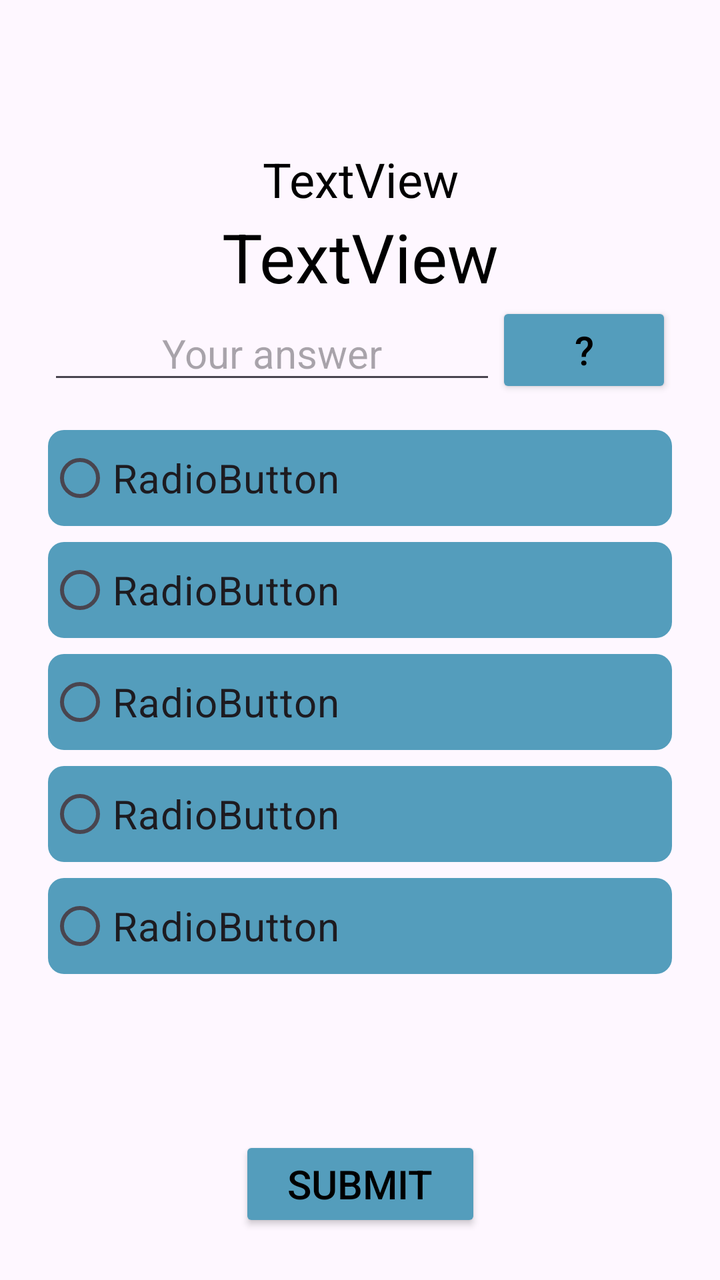
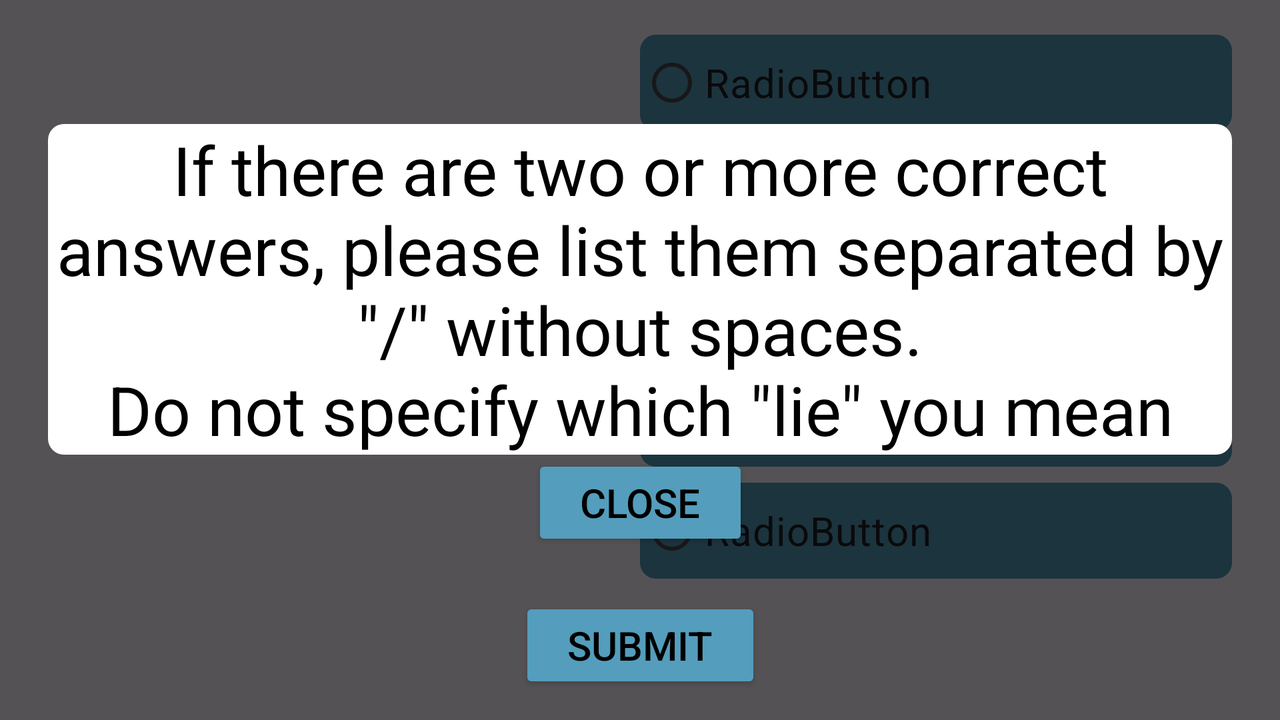

First picture: res/layout/ on a phone held upright. Second picture: the repository's own variant of that layout, on a device whose configuration matches the variant's folder. Source for both follows.
<!-- AndroidManifest.xml: application theme Theme.IrregularVerbs -->
<!-- res/layout/activity_test1.xml -->
<?xml version="1.0" encoding="utf-8"?>
<androidx.constraintlayout.widget.ConstraintLayout xmlns:android="http://schemas.android.com/apk/res/android"
    xmlns:app="http://schemas.android.com/apk/res-auto"
    xmlns:tools="http://schemas.android.com/tools"
    android:id="@+id/main"
    android:layout_width="match_parent"
    android:layout_height="match_parent"
    tools:context=".TestActivity1">

    <LinearLayout
        android:id="@+id/setupBlock"
        android:layout_width="0dp"
        android:layout_height="wrap_content"
        android:layout_marginStart="24dp"
        android:layout_marginEnd="24dp"
        android:orientation="vertical"
        app:layout_constraintBottom_toBottomOf="parent"
        app:layout_constraintEnd_toEndOf="parent"
        app:layout_constraintStart_toStartOf="parent"
        app:layout_constraintTop_toTopOf="parent"
        tools:visibility="gone">

        <TextView
            android:id="@+id/textView"
            android:layout_width="match_parent"
            android:layout_height="wrap_content"
            android:padding="4dp"
            android:text="@string/setup_instructions"
            android:textSize="20sp" />

        <TextView
            android:id="@+id/textView7"
            android:layout_width="match_parent"
            android:layout_height="wrap_content"
            android:padding="4dp"
            android:text="@string/error_to_few_verbs"
            android:textSize="20sp" />

        <LinearLayout
            android:layout_width="match_parent"
            android:layout_height="match_parent"
            android:orientation="horizontal">

            <TextView
                android:id="@+id/textView5"
                android:layout_width="wrap_content"
                android:layout_height="wrap_content"
                android:layout_weight="1"
                android:text="@string/from"
                android:textAlignment="textEnd" />

            <EditText
                android:id="@+id/fromInput"
                android:layout_width="50dp"
                android:layout_height="wrap_content"
                android:layout_weight="1"
                android:digits="3"
                android:ems="10"
                android:importantForAutofill="no"
                android:inputType="number"
                android:text="1"
                android:textSize="24sp" />

            <TextView
                android:id="@+id/textView6"
                android:layout_width="wrap_content"
                android:layout_height="wrap_content"
                android:layout_weight="1"
                android:text="@string/to"
                android:textAlignment="textEnd" />

            <EditText
                android:id="@+id/toInput"
                android:layout_width="50dp"
                android:layout_height="wrap_content"
                android:layout_weight="1"
                android:digits="3"
                android:ems="10"
                android:inputType="number"
                android:text="5"
                android:textSize="24sp" />
        </LinearLayout>

        <Button
            android:id="@+id/testSetupSubmitBtn"
            style="@style/Widget.AppCompat.Button.Colored"
            android:layout_width="match_parent"
            android:layout_height="wrap_content"
            android:text="@string/submit_button"
            android:textSize="20sp" />

        <androidx.appcompat.widget.SwitchCompat
            android:id="@+id/dontAskBtn"
            android:layout_width="match_parent"
            android:layout_height="wrap_content"
            android:checked="false"
            android:text="@string/dont_ask"
            android:textSize="20sp"
            app:thumbTint="?attr/colorPrimaryVariant"
            app:trackTint="?attr/colorSecondary" />

    </LinearLayout>

    <androidx.constraintlayout.widget.ConstraintLayout
        android:id="@+id/questionBlock"
        android:layout_width="match_parent"
        android:layout_height="match_parent"
        android:visibility="gone"
        app:layout_constraintBottom_toBottomOf="parent"
        app:layout_constraintEnd_toEndOf="parent"
        app:layout_constraintStart_toStartOf="parent"
        app:layout_constraintTop_toTopOf="parent"
        tools:visibility="visible">

        <Button
            android:id="@+id/qSubmitBtn"
            style="@style/Widget.AppCompat.Button.Colored"
            android:layout_width="wrap_content"
            android:layout_height="wrap_content"
            android:layout_marginBottom="24dp"
            android:text="@string/submit_button"
            android:textColor="?android:attr/colorForeground"
            android:textSize="20sp"
            app:layout_constraintBottom_toBottomOf="parent"
            app:layout_constraintEnd_toEndOf="parent"
            app:layout_constraintStart_toStartOf="parent" />

        <LinearLayout
            android:id="@+id/linearLayout3"
            android:layout_width="0dp"
            android:layout_height="wrap_content"
            android:layout_marginStart="24dp"
            android:layout_marginTop="24dp"
            android:layout_marginEnd="24dp"
            android:layout_marginBottom="16dp"
            android:orientation="vertical"
            app:layout_constraintBottom_toTopOf="@+id/qSubmitBtn"
            app:layout_constraintEnd_toEndOf="parent"
            app:layout_constraintStart_toStartOf="parent"
            app:layout_constraintTop_toTopOf="parent">

            <LinearLayout
                android:layout_width="match_parent"
                android:layout_height="match_parent"
                android:orientation="vertical">

                <TextView
                    android:id="@+id/task"
                    android:layout_width="match_parent"
                    android:layout_height="wrap_content"
                    android:gravity="center"
                    android:text="TextView"
                    android:textColor="?android:attr/colorForeground"
                    android:textSize="24sp" />

                <TextView
                    android:id="@+id/verb"
                    android:layout_width="match_parent"
                    android:layout_height="wrap_content"
                    android:gravity="center"
                    android:text="TextView"
                    android:textColor="?android:attr/colorForeground"
                    android:textSize="34sp" />

                <androidx.constraintlayout.widget.ConstraintLayout
                    android:id="@+id/answer_frq_block"
                    android:layout_width="match_parent"
                    android:layout_height="wrap_content"
                    android:visibility="gone"
                    tools:visibility="visible">

                    <EditText
                        android:id="@+id/answer_frq"
                        android:layout_width="0dp"
                        android:layout_height="wrap_content"
                        android:ems="10"
                        android:gravity="center"
                        android:hint="@string/answer_hint"
                        android:inputType="text"
                        android:textColor="?android:attr/colorForeground"
                        android:textSize="20sp"
                        app:layout_constraintBottom_toBottomOf="parent"
                        app:layout_constraintEnd_toStartOf="@+id/infobtn"
                        app:layout_constraintStart_toStartOf="parent"
                        app:layout_constraintTop_toTopOf="parent" />

                    <Button
                        android:id="@+id/infobtn"
                        style="@style/Widget.AppCompat.Button.Colored"
                        android:layout_width="wrap_content"
                        android:layout_height="wrap_content"
                        android:padding="4dp"
                        android:paddingLeft="4dp"
                        android:paddingRight="4dp"
                        android:text="@string/info"
                        android:textColor="?android:attr/colorForeground"
                        android:textSize="20sp"
                        app:layout_constraintBottom_toBottomOf="parent"
                        app:layout_constraintEnd_toEndOf="parent"
                        app:layout_constraintStart_toEndOf="@+id/answer_frq"
                        app:layout_constraintTop_toTopOf="parent" />
                </androidx.constraintlayout.widget.ConstraintLayout>
            </LinearLayout>

            <RadioGroup
                android:id="@+id/radioGroup2"
                android:layout_width="match_parent"
                android:layout_height="match_parent"
                android:layout_marginStart="0dp"
                android:layout_marginTop="16dp"
                android:layout_marginEnd="0dp"
                android:layout_marginBottom="16dp"
                android:padding="0dp">

                <RadioButton
                    android:id="@+id/a1"
                    android:layout_width="match_parent"
                    android:layout_height="wrap_content"
                    android:layout_marginBottom="4dp"
                    android:background="@drawable/stats_background"
                    android:backgroundTint="?attr/colorPrimary"
                    android:text="RadioButton"
                    android:textSize="20sp" />

                <RadioButton
                    android:id="@+id/a2"
                    android:layout_width="match_parent"
                    android:layout_height="wrap_content"
                    android:layout_marginTop="4dp"
                    android:layout_marginBottom="4dp"
                    android:background="@drawable/stats_background"
                    android:backgroundTint="?attr/colorPrimary"
                    android:text="RadioButton"
                    android:textSize="20sp" />

                <RadioButton
                    android:id="@+id/a3"
                    android:layout_width="match_parent"
                    android:layout_height="wrap_content"
                    android:layout_marginTop="4dp"
                    android:layout_marginBottom="4dp"
                    android:background="@drawable/stats_background"
                    android:backgroundTint="?attr/colorPrimary"
                    android:text="RadioButton"
                    android:textSize="20sp" />

                <RadioButton
                    android:id="@+id/a4"
                    android:layout_width="match_parent"
                    android:layout_height="wrap_content"
                    android:layout_marginTop="4dp"
                    android:layout_marginBottom="4dp"
                    android:background="@drawable/stats_background"
                    android:backgroundTint="?attr/colorPrimary"
                    android:text="RadioButton"
                    android:textSize="20sp" />

                <RadioButton
                    android:id="@+id/a5"
                    android:layout_width="match_parent"
                    android:layout_height="wrap_content"
                    android:layout_marginTop="4dp"
                    android:background="@drawable/stats_background"
                    android:backgroundTint="?attr/colorPrimary"
                    android:text="RadioButton"
                    android:textSize="20sp" />
            </RadioGroup>

        </LinearLayout>

        <View
            android:id="@+id/view2"
            android:layout_width="wrap_content"
            android:layout_height="wrap_content"
            android:background="#aa000000"
            android:visibility="gone"
            app:layout_constraintBottom_toBottomOf="parent"
            app:layout_constraintEnd_toEndOf="parent"
            app:layout_constraintStart_toStartOf="parent"
            app:layout_constraintTop_toTopOf="parent" />

        <TextView
            android:id="@+id/instructions"
            android:layout_width="0dp"
            android:layout_height="wrap_content"
            android:layout_marginStart="24dp"
            android:layout_marginEnd="24dp"
            android:background="@drawable/stats_background"
            android:gravity="center"
            android:text="@string/disclaimer"
            android:textColor="@color/black"
            android:textSize="34sp"
            android:visibility="gone"
            app:layout_constraintBottom_toBottomOf="parent"
            app:layout_constraintEnd_toEndOf="parent"
            app:layout_constraintStart_toStartOf="parent"
            app:layout_constraintTop_toTopOf="parent" />

        <Button
            android:id="@+id/button"
            style="@style/Widget.AppCompat.Button.Colored"
            android:layout_width="wrap_content"
            android:layout_height="wrap_content"
            android:text="@string/close"
            android:textSize="20sp"
            android:visibility="gone"
            app:layout_constraintEnd_toEndOf="parent"
            app:layout_constraintStart_toStartOf="parent"
            app:layout_constraintTop_toBottomOf="@+id/instructions" />

    </androidx.constraintlayout.widget.ConstraintLayout>

</androidx.constraintlayout.widget.ConstraintLayout>
<!-- resources referenced by this layout -->
<resources>
  <color name="black">#FF000000</color>
  <!-- drawable stats_background (drawable) -->
  <?xml version="1.0" encoding="utf-8"?>
  <layer-list xmlns:android="http://schemas.android.com/apk/res/android">
      <item>
          <shape>
              <corners android:radius="8dp"/>
              <solid android:color="#FFFFFFFF"/>
          </shape>
      </item>
  </layer-list>
  <string name="answer_hint" translatable="false">Your answer</string>
  <string name="close" translatable="false">close</string>
  <string name="disclaimer" translatable="false">If there are two or more correct answers, please list them separated by \"/\" without spaces.\nDo not specify which \"lie\" you mean</string>
  <string name="dont_ask" translatable="false">Don\'t ask again</string>
  <string name="error_to_few_verbs" translatable="false">- The number of verbs in the range cannot be smaller than the number of questions</string>
  <string name="from" translatable="false">from</string>
  <string name="info" translatable="false">\?</string>
  <string name="setup_instructions" translatable="false">- The verbs in our dictionary are numbered. Please specify the range from which we can choose random verbs to include in your tests (e.g. if you choose from 1 to 10, verbs from the 1st to the 10th, inclusive, will appear on your tests)</string>
  <string name="submit_button" translatable="false">Submit</string>
  <string name="to" translatable="false">to</string>
  <style name="Theme.IrregularVerbs" parent="Base.Theme.IrregularVerbs" />
  <style name="Base.Theme.IrregularVerbs" parent="Theme.Material3.DayNight.NoActionBar">
          
          <item name="colorPrimary">@color/color_primary</item>
          <item name="colorPrimaryVariant">@color/color_primary_variant</item>
          <item name="colorSecondary">@color/color_secondary</item>
  
          <item name="colorOnPrimary">@color/color_on_primary</item>
      </style>
  <color name="color_primary">#FF549DBC</color>
  <color name="color_primary_variant">#FFFF9944</color>
  <color name="color_secondary">#FFD267</color>
  <color name="color_on_primary">#FFFFFFFF</color>
</resources>
<!-- res/layout-land/activity_test1.xml (the repository's variant of the layout above) -->
<!-- drawn on the phone turned sideways -->
<?xml version="1.0" encoding="utf-8"?>
<androidx.constraintlayout.widget.ConstraintLayout xmlns:android="http://schemas.android.com/apk/res/android"
    xmlns:app="http://schemas.android.com/apk/res-auto"
    xmlns:tools="http://schemas.android.com/tools"
    android:id="@+id/main"
    android:layout_width="match_parent"
    android:layout_height="match_parent"
    tools:context=".TestActivity1">

    <LinearLayout
        android:id="@+id/setupBlock"
        android:layout_width="0dp"
        android:layout_height="wrap_content"
        android:layout_marginStart="24dp"
        android:layout_marginEnd="24dp"
        android:orientation="vertical"
        app:layout_constraintBottom_toBottomOf="parent"
        app:layout_constraintEnd_toEndOf="parent"
        app:layout_constraintStart_toStartOf="parent"
        app:layout_constraintTop_toTopOf="parent"
        tools:visibility="gone">

        <TextView
            android:id="@+id/textView"
            android:layout_width="match_parent"
            android:layout_height="wrap_content"
            android:padding="4dp"
            android:text="@string/setup_instructions"
            android:textSize="20sp" />

        <TextView
            android:id="@+id/textView7"
            android:layout_width="match_parent"
            android:layout_height="wrap_content"
            android:padding="4dp"
            android:text="@string/error_to_few_verbs"
            android:textSize="20sp" />

        <LinearLayout
            android:layout_width="match_parent"
            android:layout_height="match_parent"
            android:orientation="horizontal">

            <TextView
                android:id="@+id/textView5"
                android:layout_width="wrap_content"
                android:layout_height="wrap_content"
                android:layout_weight="1"
                android:text="@string/from"
                android:textAlignment="textEnd" />

            <EditText
                android:id="@+id/fromInput"
                android:layout_width="50dp"
                android:layout_height="wrap_content"
                android:layout_weight="1"
                android:digits="3"
                android:ems="10"
                android:importantForAutofill="no"
                android:inputType="number"
                android:text="1"
                android:textSize="24sp" />

            <TextView
                android:id="@+id/textView6"
                android:layout_width="wrap_content"
                android:layout_height="wrap_content"
                android:layout_weight="1"
                android:text="@string/to"
                android:textAlignment="textEnd" />

            <EditText
                android:id="@+id/toInput"
                android:layout_width="50dp"
                android:layout_height="wrap_content"
                android:layout_weight="1"
                android:digits="3"
                android:ems="10"
                android:inputType="number"
                android:text="5"
                android:textSize="24sp" />
        </LinearLayout>

        <Button
            android:id="@+id/testSetupSubmitBtn"
            style="@style/Widget.AppCompat.Button.Colored"
            android:layout_width="match_parent"
            android:layout_height="wrap_content"
            android:text="@string/submit_button"
            android:textSize="20sp" />

        <androidx.appcompat.widget.SwitchCompat
            android:id="@+id/dontAskBtn"
            android:layout_width="match_parent"
            android:layout_height="wrap_content"
            android:checked="false"
            android:text="@string/dont_ask"
            android:textSize="20sp"
            app:thumbTint="?attr/colorPrimaryVariant"
            app:trackTint="?attr/colorSecondary" />

    </LinearLayout>

    <androidx.constraintlayout.widget.ConstraintLayout
        android:id="@+id/questionBlock"
        android:layout_width="match_parent"
        android:layout_height="match_parent"
        android:visibility="gone"
        app:layout_constraintBottom_toBottomOf="parent"
        app:layout_constraintEnd_toEndOf="parent"
        app:layout_constraintStart_toStartOf="parent"
        app:layout_constraintTop_toTopOf="parent"
        tools:visibility="visible">

        <Button
            android:id="@+id/qSubmitBtn"
            style="@style/Widget.AppCompat.Button.Colored"
            android:layout_width="wrap_content"
            android:layout_height="wrap_content"
            android:layout_marginBottom="4dp"
            android:text="@string/submit_button"
            android:textColor="?android:attr/colorForeground"
            android:textSize="20sp"
            app:layout_constraintBottom_toBottomOf="parent"
            app:layout_constraintEnd_toEndOf="parent"
            app:layout_constraintStart_toStartOf="parent"
            app:layout_constraintTop_toBottomOf="@+id/linearLayout3" />

        <androidx.constraintlayout.widget.ConstraintLayout
            android:id="@+id/linearLayout3"
            android:layout_width="0dp"
            android:layout_height="wrap_content"
            android:layout_marginStart="24dp"
            android:layout_marginTop="8dp"
            android:layout_marginEnd="24dp"
            app:layout_constraintBottom_toTopOf="@+id/qSubmitBtn"
            app:layout_constraintEnd_toEndOf="parent"
            app:layout_constraintStart_toStartOf="parent"
            app:layout_constraintTop_toTopOf="parent">

            <RadioGroup
                android:id="@+id/radioGroup2"
                android:layout_width="0dp"
                android:layout_height="wrap_content"
                app:layout_constraintBottom_toBottomOf="parent"
                app:layout_constraintEnd_toEndOf="parent"
                app:layout_constraintStart_toEndOf="@+id/linearLayout2"
                app:layout_constraintTop_toTopOf="parent"
                tools:visibility="visible">

                <RadioButton
                    android:id="@+id/a1"
                    android:layout_width="match_parent"
                    android:layout_height="wrap_content"
                    android:layout_marginBottom="4dp"
                    android:background="@drawable/stats_background"
                    android:backgroundTint="?attr/colorPrimary"
                    android:text="RadioButton"
                    android:textSize="20sp" />

                <RadioButton
                    android:id="@+id/a2"
                    android:layout_width="match_parent"
                    android:layout_height="wrap_content"
                    android:layout_marginTop="4dp"
                    android:layout_marginBottom="4dp"
                    android:background="@drawable/stats_background"
                    android:backgroundTint="?attr/colorPrimary"
                    android:text="RadioButton"
                    android:textSize="20sp" />

                <RadioButton
                    android:id="@+id/a3"
                    android:layout_width="match_parent"
                    android:layout_height="wrap_content"
                    android:layout_marginTop="4dp"
                    android:layout_marginBottom="4dp"
                    android:background="@drawable/stats_background"
                    android:backgroundTint="?attr/colorPrimary"
                    android:text="RadioButton"
                    android:textSize="20sp" />

                <RadioButton
                    android:id="@+id/a4"
                    android:layout_width="match_parent"
                    android:layout_height="wrap_content"
                    android:layout_marginTop="4dp"
                    android:layout_marginBottom="4dp"
                    android:background="@drawable/stats_background"
                    android:backgroundTint="?attr/colorPrimary"
                    android:text="RadioButton"
                    android:textSize="20sp" />

                <RadioButton
                    android:id="@+id/a5"
                    android:layout_width="match_parent"
                    android:layout_height="wrap_content"
                    android:layout_marginTop="4dp"
                    android:background="@drawable/stats_background"
                    android:backgroundTint="?attr/colorPrimary"
                    android:text="RadioButton"
                    android:textSize="20sp" />
            </RadioGroup>

            <LinearLayout
                android:id="@+id/linearLayout2"
                android:layout_width="0dp"
                android:layout_height="match_parent"

                android:orientation="vertical"
                app:layout_constraintBottom_toBottomOf="parent"
                app:layout_constraintEnd_toStartOf="@+id/radioGroup2"
                app:layout_constraintStart_toStartOf="parent"
                app:layout_constraintTop_toTopOf="parent">

                <TextView
                    android:id="@+id/task"
                    android:layout_width="match_parent"
                    android:layout_height="wrap_content"
                    android:gravity="center"
                    android:text="TextView"
                    android:textSize="24sp" />

                <TextView
                    android:id="@+id/verb"
                    android:layout_width="match_parent"
                    android:layout_height="wrap_content"
                    android:gravity="center"
                    android:text="TextView"
                    android:textSize="34sp" />

                <androidx.constraintlayout.widget.ConstraintLayout
                    android:id="@+id/answer_frq_block"
                    android:layout_width="match_parent"
                    android:layout_height="wrap_content"
                    android:visibility="gone">

                    <EditText
                        android:id="@+id/answer_frq"
                        android:layout_width="0dp"
                        android:layout_height="wrap_content"
                        android:ems="10"
                        android:gravity="center"
                        android:hint="@string/answer_hint"
                        android:inputType="text"
                        android:textColor="?android:attr/colorForeground"
                        android:textSize="20sp"
                        app:layout_constraintBottom_toBottomOf="parent"
                        app:layout_constraintEnd_toStartOf="@+id/infobtn"
                        app:layout_constraintStart_toStartOf="parent"
                        app:layout_constraintTop_toTopOf="parent" />

                    <Button
                        android:id="@+id/infobtn"
                        style="@style/Widget.AppCompat.Button.Colored"
                        android:layout_width="wrap_content"
                        android:layout_height="wrap_content"
                        android:padding="4dp"
                        android:paddingLeft="4dp"
                        android:paddingRight="4dp"
                        android:text="@string/info"
                        android:textColor="?android:attr/colorForeground"
                        android:textSize="20sp"
                        app:layout_constraintBottom_toBottomOf="parent"
                        app:layout_constraintEnd_toEndOf="parent"
                        app:layout_constraintStart_toEndOf="@+id/answer_frq"
                        app:layout_constraintTop_toTopOf="parent" />
                </androidx.constraintlayout.widget.ConstraintLayout>
            </LinearLayout>

        </androidx.constraintlayout.widget.ConstraintLayout>

        <View
            android:id="@+id/view2"
            android:layout_width="wrap_content"
            android:layout_height="wrap_content"
            android:background="#aa000000"
            android:visibility="gone"
            app:layout_constraintBottom_toBottomOf="parent"
            app:layout_constraintEnd_toEndOf="parent"
            app:layout_constraintStart_toStartOf="parent"
            app:layout_constraintTop_toTopOf="parent"
            tools:visibility="visible" />

        <TextView
            android:id="@+id/instructions"
            android:layout_width="0dp"
            android:layout_height="wrap_content"
            android:layout_marginStart="24dp"
            android:layout_marginEnd="24dp"
            android:background="@drawable/stats_background"
            android:gravity="center"
            android:text="@string/disclaimer"
            android:textColor="@color/black"
            android:textSize="34sp"
            android:visibility="gone"
            app:layout_constraintBottom_toBottomOf="@+id/linearLayout3"
            app:layout_constraintEnd_toEndOf="parent"
            app:layout_constraintStart_toStartOf="parent"
            app:layout_constraintTop_toTopOf="parent"
            tools:visibility="visible" />

        <Button
            android:id="@+id/button"
            style="@style/Widget.AppCompat.Button.Colored"
            android:layout_width="wrap_content"
            android:layout_height="wrap_content"
            android:text="@string/close"
            android:textColor="?android:attr/colorForeground"
            android:textSize="20sp"
            android:visibility="gone"
            app:layout_constraintEnd_toEndOf="parent"
            app:layout_constraintStart_toStartOf="parent"
            app:layout_constraintTop_toBottomOf="@+id/instructions"
            tools:visibility="visible" />

    </androidx.constraintlayout.widget.ConstraintLayout>

</androidx.constraintlayout.widget.ConstraintLayout>
